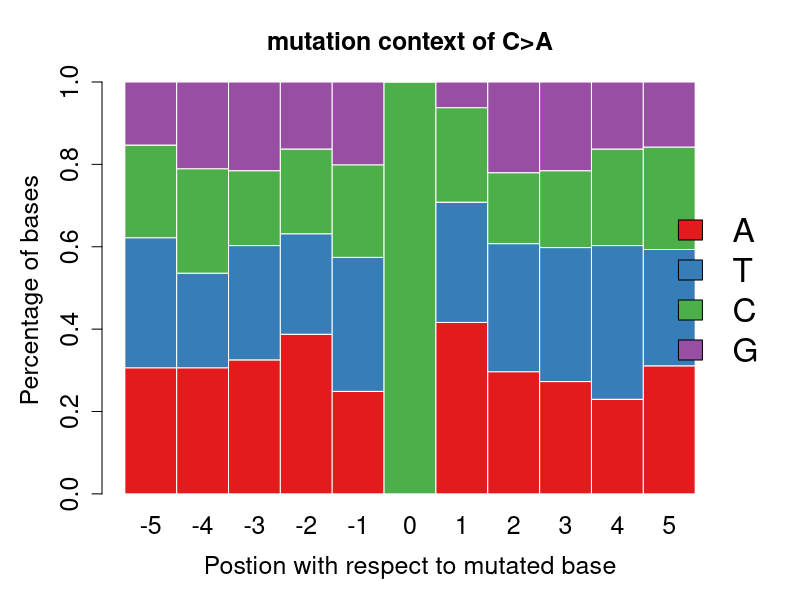

Here is the R script that generated this plot:
library(RColorBrewer)
setwd("test.out")
a<-read.table("mutation_context_CA.txt",header=T,sep="\t",row.names=1,check.names=F)
a.matrix=as.matrix(a)
n<-sum(a.matrix[,1])
b.matrix<-a.matrix/n
png("mutation_context_CA.png",width=800,height=600)
par(mar=c(5,5,4,4)+0.1,xpd=T)
barplot(b.matrix,col=brewer.pal(4,"Set1"),border=FALSE,space=c(0),xlab="Postion with respect to mutated base",ylab="Percentage of bases",main="mutation context of C>A",cex.axis=1.5,cex.lab=1.5,cex.main=1.5,cex.names=1.5)
legend("right",legend=row.names(b.matrix),bty="n",horiz=F,fill=brewer.pal(4,"Set1"),inset=c(-0.09,0),cex=2)
dev.off()
